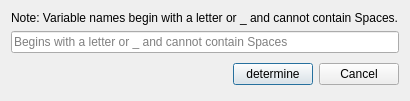
<?xml version="1.0" encoding="UTF-8"?>
<ui version="4.0">
 <class>DialogVariableInput</class>
 <widget class="QDialog" name="DialogVariableInput">
  <property name="geometry">
   <rect>
    <x>0</x>
    <y>0</y>
    <width>252</width>
    <height>95</height>
   </rect>
  </property>
  <property name="windowTitle">
   <string>Add</string>
  </property>
  <layout class="QGridLayout" name="gridLayout">
   <item row="1" column="0">
    <widget class="QLineEdit" name="lineEdit">
     <property name="placeholderText">
      <string>Begins with a letter or _ and cannot contain Spaces</string>
     </property>
    </widget>
   </item>
   <item row="2" column="0">
    <layout class="QHBoxLayout">
     <property name="spacing">
      <number>6</number>
     </property>
     <property name="margin">
      <number>0</number>
     </property>
     <item>
      <spacer>
       <property name="orientation">
        <enum>Qt::Horizontal</enum>
       </property>
       <property name="sizeHint" stdset="0">
        <size>
         <width>131</width>
         <height>31</height>
        </size>
       </property>
      </spacer>
     </item>
     <item>
      <widget class="QPushButton" name="okButton">
       <property name="text">
        <string>determine</string>
       </property>
      </widget>
     </item>
     <item>
      <widget class="QPushButton" name="cancelButton">
       <property name="text">
        <string>Cancel</string>
       </property>
      </widget>
     </item>
    </layout>
   </item>
   <item row="0" column="0">
    <widget class="QLabel" name="label">
     <property name="text">
      <string>Note: Variable names begin with a letter or _ and cannot contain Spaces.</string>
     </property>
     <property name="buddy">
      <cstring>lineEdit</cstring>
     </property>
    </widget>
   </item>
  </layout>
 </widget>
 <tabstops>
  <tabstop>lineEdit</tabstop>
  <tabstop>okButton</tabstop>
  <tabstop>cancelButton</tabstop>
 </tabstops>
 <resources/>
 <connections>
  <connection>
   <sender>okButton</sender>
   <signal>clicked()</signal>
   <receiver>DialogVariableInput</receiver>
   <slot>accept()</slot>
   <hints>
    <hint type="sourcelabel">
     <x>278</x>
     <y>253</y>
    </hint>
    <hint type="destinationlabel">
     <x>96</x>
     <y>254</y>
    </hint>
   </hints>
  </connection>
  <connection>
   <sender>cancelButton</sender>
   <signal>clicked()</signal>
   <receiver>DialogVariableInput</receiver>
   <slot>reject()</slot>
   <hints>
    <hint type="sourcelabel">
     <x>369</x>
     <y>253</y>
    </hint>
    <hint type="destinationlabel">
     <x>179</x>
     <y>282</y>
    </hint>
   </hints>
  </connection>
 </connections>
</ui>
